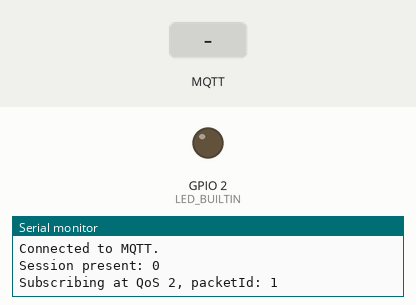
Simulated run of this sketch. Board: ESP32. Shown: output pins drawn as LEDs (lit = HIGH), the last lines printed to the serial monitor. The test bench sets the inputs (shaded band). WiFi joins after 1.5 s; servers stay silent unless stated; no MQTT or app messages arrive unless stated.

Above: at 2.4 s.
2.5 s: MQTT message "true" arrives on the first subscribed topic
At 3.2 s:
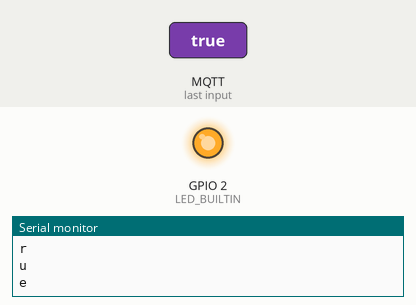
5.5 s: MQTT message "false" arrives on the first subscribed topic
At 6.7 s:
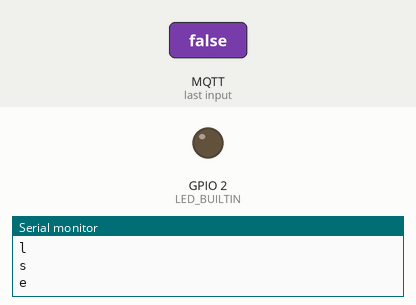
Timing chart, 0 to 8.5 s (numbered marks = the images above; inputs shaded):
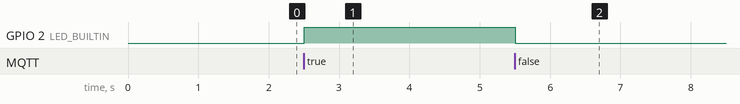

Measured:
- after the input at 2.5 s, GPIO 2 (LED_BUILTIN): LOW → HIGH at once
- after the input at 5.5 s, GPIO 2 (LED_BUILTIN): HIGH → LOW at once

The sketch:

esp32.ino
```cpp
#include <WiFi.h>
extern "C" {
  #include "freertos/FreeRTOS.h"
  #include "freertos/timers.h"
}
#include <AsyncMqttClient.h>
#define LED_BUILTIN 2

#define WIFI_SSID "Error-404"
#define WIFI_PASSWORD "123452345"

#define MQTT_HOST IPAddress(192, 168, 1, 20) //MQTT BROKER IP ADDRESS

#define MQTT_PORT 1883
#define BROKER_USER "deepak"
#define BROKER_PASS "Letsfly1!"

AsyncMqttClient mqttClient;
TimerHandle_t mqttReconnectTimer;
TimerHandle_t wifiReconnectTimer;

unsigned long previousMillis = 0;   // Stores last time a message was published
const long interval = 10000;        // Interval at which to publish values

void connectToWifi() {
  Serial.println("Connecting to Wi-Fi...");
  WiFi.begin(WIFI_SSID, WIFI_PASSWORD);
}

void connectToMqtt() {
  Serial.println("Connecting to MQTT...");
  mqttClient.connect();
}

void WiFiEvent(WiFiEvent_t event) {
  Serial.printf("[WiFi-event] event: %d\n", event);
  switch(event) {
    case SYSTEM_EVENT_STA_GOT_IP:
      Serial.println("WiFi connected");
      Serial.println("IP address: ");
      Serial.println(WiFi.localIP());
      connectToMqtt();
      break;
    case SYSTEM_EVENT_STA_DISCONNECTED:
      Serial.println("WiFi lost connection");
      xTimerStop(mqttReconnectTimer, 0); // ensure we don't reconnect to MQTT while reconnecting to Wi-Fi
      xTimerStart(wifiReconnectTimer, 0);
      break;
  }
}

void onMqttConnect(bool sessionPresent) {
  Serial.println("Connected to MQTT.");
  Serial.print("Session present: ");
  Serial.println(sessionPresent);

  // Subscribe to topic "led" when it connects to the broker
  uint16_t packetIdSub = mqttClient.subscribe("led", 0);
  Serial.print("Subscribing at QoS 2, packetId: ");
  Serial.println(packetIdSub);


}

void onMqttDisconnect(AsyncMqttClientDisconnectReason reason) {
  Serial.println("Disconnected from MQTT.");

  if (WiFi.isConnected()) {
    xTimerStart(mqttReconnectTimer, 0);
  }
}

void onMqttSubscribe(uint16_t packetId, uint8_t qos) {
  Serial.println("Subscribe acknowledged.");
  Serial.print("  packetId: ");
  Serial.println(packetId);
  Serial.print("  qos: ");
  Serial.println(qos);
}

void onMqttUnsubscribe(uint16_t packetId) {
  Serial.println("Unsubscribe acknowledged.");
  Serial.print("  packetId: ");
  Serial.println(packetId);
}

void onMqttMessage(char* topic, char* payload, AsyncMqttClientMessageProperties properties, size_t len, size_t index, size_t total) {

  String receivedMessage;
  for (int i = 0; i < len; i++) {
    Serial.println((char)payload[i]);
    receivedMessage += (char)payload[i];
  }
  // Turn the LED on or off accordingly to the message content
  if (strcmp(topic, "led") == 0) {
    if (receivedMessage == "true"){
      digitalWrite(LED_BUILTIN, HIGH);
    }
    if (receivedMessage == "false"){
      digitalWrite(LED_BUILTIN, LOW);
    }
  }

}


void setup() {
  Serial.begin(115200);
  Serial.println();
  Serial.println();
  pinMode (LED_BUILTIN, OUTPUT);
  digitalWrite(LED_BUILTIN, LOW);

  mqttReconnectTimer = xTimerCreate("mqttTimer", pdMS_TO_TICKS(2000), pdFALSE, (void*)0, reinterpret_cast<TimerCallbackFunction_t>(connectToMqtt));
  wifiReconnectTimer = xTimerCreate("wifiTimer", pdMS_TO_TICKS(2000), pdFALSE, (void*)0, reinterpret_cast<TimerCallbackFunction_t>(connectToWifi));

  WiFi.onEvent(WiFiEvent);

  mqttClient.onConnect(onMqttConnect);
  mqttClient.onDisconnect(onMqttDisconnect);
  mqttClient.onSubscribe(onMqttSubscribe);
  mqttClient.onUnsubscribe(onMqttUnsubscribe);
  mqttClient.onMessage(onMqttMessage);

  mqttClient.setServer(MQTT_HOST, MQTT_PORT);
  mqttClient.setCredentials(BROKER_USER, BROKER_PASS);

  connectToWifi();
}

void loop() {


}
```
